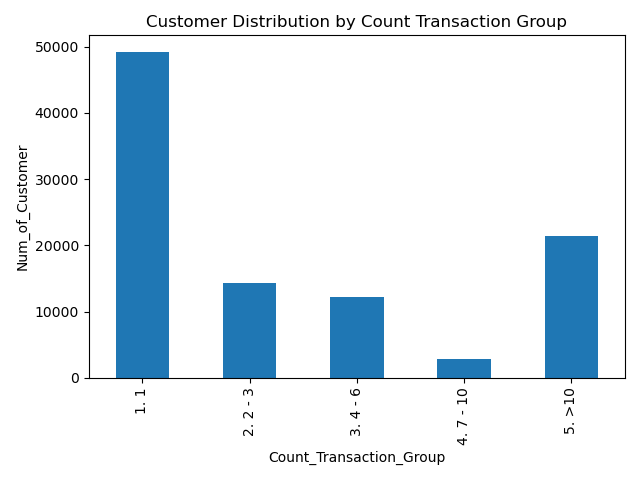

Here is the Python script that generated this plot:
import pandas as pd
df = pd.read_csv('https://storage.googleapis.com/dqlab-dataset/data_retail.csv', sep=';')
df['First_Transaction'] = pd.to_datetime(df['First_Transaction']/1000, unit='s', origin='1970-01-01')
df['Last_Transaction'] = pd.to_datetime(df['Last_Transaction']/1000, unit='s', origin='1970-01-01')
df['Year_First_Transaction'] = df['First_Transaction'].dt.year
df['Year_Last_Transaction'] = df['Last_Transaction'].dt.year
df.loc[df['Last_Transaction'] <= '2018-08-01', 'is_churn'] = True
df.loc[df['Last_Transaction'] > '2018-08-01', 'is_churn'] = False

import matplotlib.pyplot as plt

plt.clf()
# Kategorisasi jumlah transaksi
def func(row):
    if row['Count_Transaction'] == 1:
        val = '1. 1'
    elif (row['Count_Transaction'] > 1 and row['Count_Transaction'] <= 3):
        val ='2. 2 - 3'
    elif (row['Count_Transaction'] > 3 and row['Count_Transaction'] <= 6):
        val ='3. 4 - 6'
    elif (row['Count_Transaction'] > 6 and row['Count_Transaction'] <= 10):
        val ='4. 7 - 10'
    else:
        val ='5. >10'
    return val
# Tambahkan kolom baru
df['Count_Transaction_Group'] = df.apply(func, axis=1)

df_year = df.groupby(['Count_Transaction_Group'])['Customer_ID'].count()
df_year.plot(x='Count_Transaction_Group', y='Customer_ID', kind='bar', title='Customer Distribution by Count Transaction Group')
plt.xlabel('Count_Transaction_Group')
plt.ylabel('Num_of_Customer')
plt.tight_layout()
plt.show()
